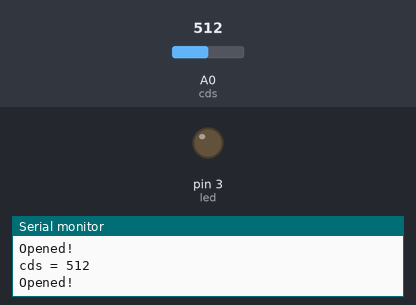
The sketch below on a simulated Arduino Uno, built with avr-gcc and run on an emulated ATmega328P. Shown: output pins drawn as LEDs (lit = HIGH), the last lines printed to the serial monitor. The test bench sets the inputs (shaded band); at power-on: A0 (cds) = 512.

Above: at 1.8 s.
1.9 s: A0 (cds) set to 417
3.4 s: A0 (cds) set to 390
At 4.8 s:
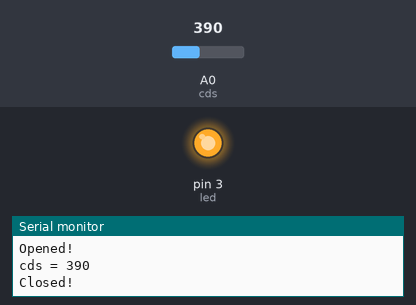
5.5 s: A0 (cds) set to 410
At 6.4 s:
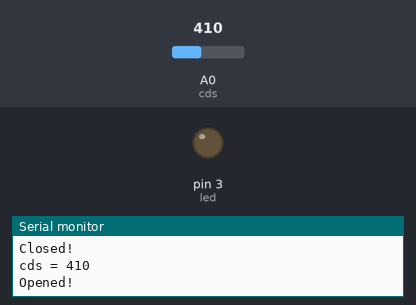
7.5 s: A0 (cds) set to 306
At 9.2 s:
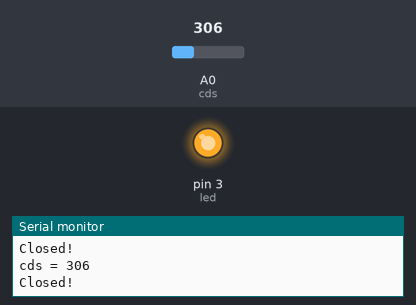
Timing chart, 0 to 10.5 s (numbered marks = the images above; inputs shaded):
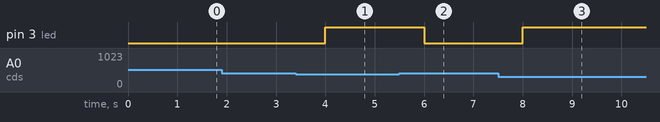

The sketch:

cdsCell.ino
```cpp
int cds = A0;
int led = 3;

void setup() {

  Serial.begin(9600);
  pinMode(led, OUTPUT);

}

void loop() {

  int cdsValue = analogRead(cds);

  Serial.print("cds = ");
  Serial.println(cdsValue);

  if (cdsValue>  400) { // when the light is off (door opened)
    digitalWrite(led, LOW);
    Serial.println("Opened!");
  }

  else { // when the light is turned on (door closed)
    digitalWrite (led, HIGH);
    Serial.println("Closed!");
  }

  delay(1000);

}
```

Measured:
- the behaviour switches between 401 and 400 on A0 (cds) (found by bisection; images 0 and 1)
- after the input at 3.4 s, pin 3 (led): LOW → HIGH after 0.60 s
- after the input at 5.5 s, pin 3 (led): HIGH → LOW after 0.50 s
- after the input at 7.5 s, pin 3 (led): LOW → HIGH after 0.50 s
